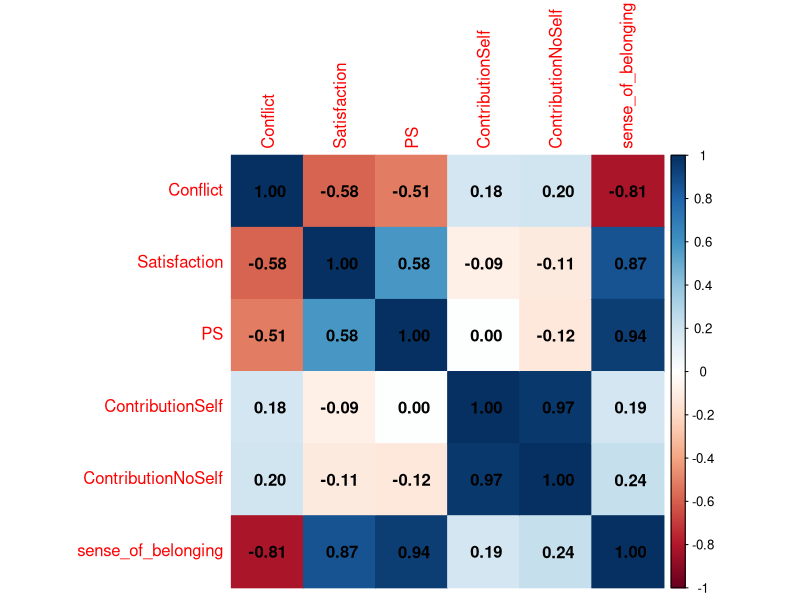

Generate this figure with R:

library(tidyverse)
library(dplyr)
library(corrplot)

data <- read.csv("290_All.csv")
data_byCourse <- split(data, f = data$Gender)
data_gender <- data_byCourse$"Woman"

sumColly <- apply(data_gender[,c(4:9)], 1, sum)
data_gender$sense_of_belonging <- sumColly
reduced <- data_gender[10:15] #looking at only the columns we want to compare

#To make a correlogram, I followed this tutorial: 
#https://www.geeksforgeeks.org/visualize-correlation-matrix-using-correlogram-in-r-programming/

cor_mat <- cor(reduced, use = "pairwise.complete.obs")
head(cor_mat)

#There is some discussion about using this form of correlation matrix 
#which can be found here:
#https://stackoverflow.com/questions/7445639/dealing-with-missing-values-for-correlations-calculation
#I used this "pairwise.complete.obs" to deal with the presence of NAs in the data

#visualizing correlogram 
# as colour 
corrplot(cor_mat, method="color",addCoef.col = "black") 

#as circle 
#corrplot(cor_mat, method="circle") 
# as pie 
#corrplot(cor_mat, method="pie") 
# as number 
#corrplot(cor_mat, method="number")
